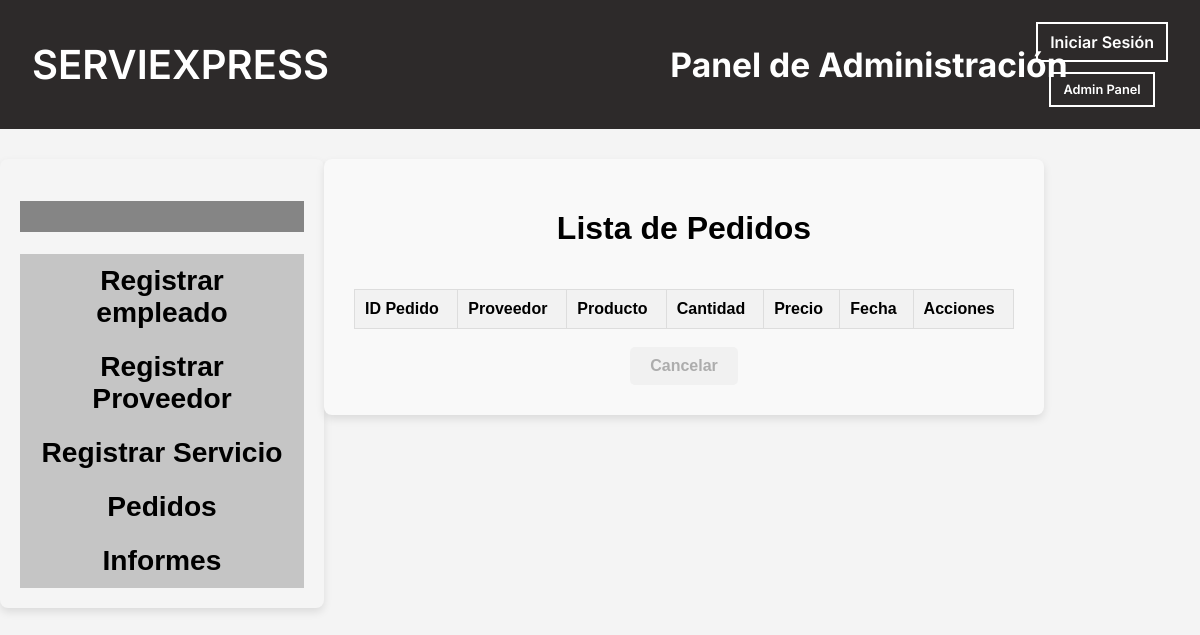
Page /verpedidos/ on the earlier database version.
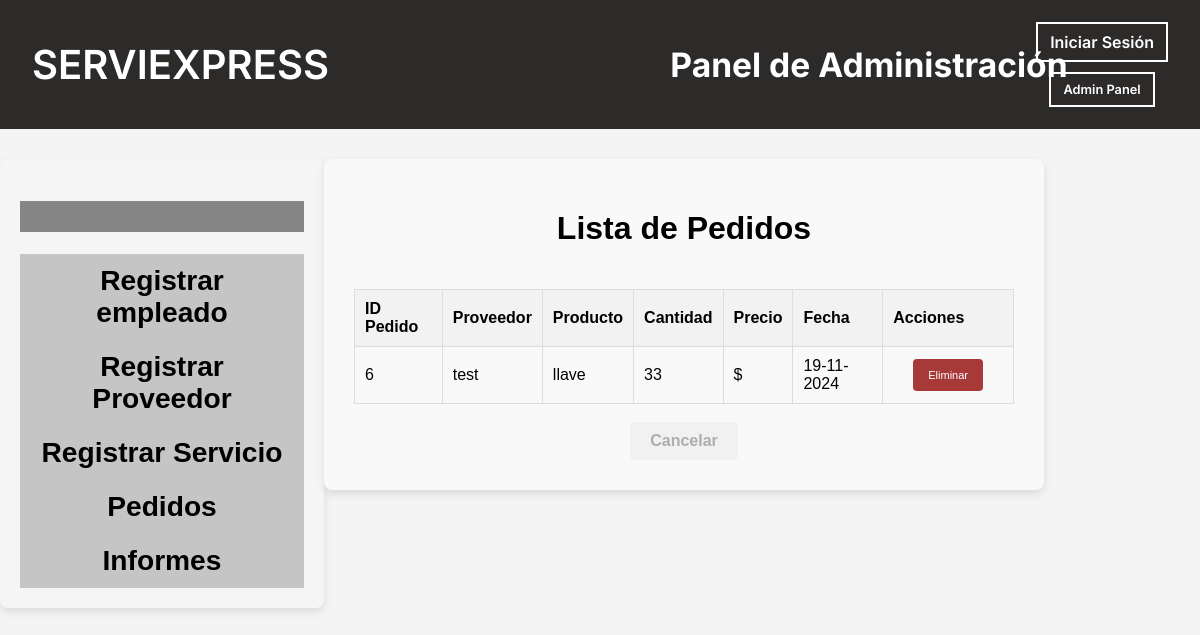
Same page on the later database version.
### coreapp/models.py (models this page shows, shortened)
class Pedido(models.Model):
    proveedor = models.ForeignKey('Proveedor', on_delete=models.CASCADE, related_name='pedidos')
    producto = models.ForeignKey('Producto', on_delete=models.CASCADE, related_name='pedidos')
    cantidad = models.PositiveIntegerField()
    fecha_pedido = models.DateTimeField(default=now)
    id_pedido = models.AutoField(primary_key=True)

class Proveedor(models.Model):
    empresa = models.CharField(max_length=100)
    correo = models.EmailField()
    rubro = models.CharField(max_length=100)

class Producto(models.Model):
    proveedor = models.ForeignKey(Proveedor, on_delete=models.CASCADE, related_name='productos')
    imagen = models.ImageField(upload_to='productos/', null=True, blank=True)
    nombre = models.CharField(max_length=100)
    cantidad = models.PositiveIntegerField()
    precio = models.DecimalField(max_digits=10, decimal_places=2, null=True, blank=True)

### coreapp/views.py (the view)
# urls.py: path('verpedidos/', views.vista_pedidos, name='verpedidos'),
def vista_pedidos(request):
    pedidos = Pedido.objects.all()
    return render(request, 'coreapp/panel/verpedidos.html', {'pedidos': pedidos})

### coreapp/templates/coreapp/panel/verpedidos.html (shortened to what this page needs)
{% load static %}
<!DOCTYPE html>
<html lang="es">
<head>
    <link rel="stylesheet" href="{% static 'coreapp/css/styles.css' %}">
    <link rel="stylesheet" href="{% static 'coreapp/css/adminpanel.css' %}">
    <link rel="stylesheet" href="{% static 'coreapp/css/popup.css' %}">
    <link rel="stylesheet" href="{% static 'coreapp/css/listapedidos.css' %}">
</head>
<body>
    <nav class="navbar">
        <div class="navbar-left">
            <a href="{% url 'home' %}" class="logo-link">
                <h1>SERVIEXPRESS</h1>
            </a>
            <div class="two-services">
                <h2>Panel de Administración</h2>
            </div>
        </div>
        <div class="navbar-right">
            {% if user.is_authenticated %}
                <span>Bienvenido, {{ user.nombre_completo }}</span>
                <a href="{% url 'logout' %}">
                    <button class="login-button">Cerrar Sesión</button>
                </a>
            {% else %}
                <a href="{% url 'login' %}">
                    <button class="login-button">Iniciar Sesión</button>
                </a>
                <a href="{% url 'adminlogin' %}">
                    <button class="admin-button">Admin Panel</button>
                </a>
            {% endif %}
        </div>
    </nav>
    <div class="main-container">
        <div class="services-container">
            <div class="name">
                <h2><span class="tittle">{{ user.username }}</span></h2>
            </div>
            <div class="recuadros">
                <a href="{% url 'registro_empleado' %}">
                    <button class="btn-panel">Registrar empleado</button>
                </a>
            </div>
            <div class="recuadros">
                <a href="{% url 'registro_proveedor' %}">
                    <button class="btn-panel">Registrar Proveedor</button>
                </a>
            </div>
            <div class="recuadros">
                <a href="{% url 'registro_servicio' %}">
                    <button class="btn-panel">Registrar Servicio</button>
                </a>
            </div>
            <div class="recuadros">
                <a href="{% url 'verpedidos' %}">
                    <button class="btn-panel">Pedidos</button>
                </a>
            </div>
            <div class="recuadros">
                <a href="{% url 'informes' %}">
                    <button class="btn-panel">Informes</button>
                </a>
            </div>
        </div>
        <div class="container2">
            <h1>Lista de Pedidos</h1>
            <table>
                <thead>
                    <tr>
                        <th>ID Pedido</th>
                        <th>Proveedor</th>
                        <th>Producto</th>
                        <th>Cantidad</th>
                        <th>Precio</th>
                        <th>Fecha</th>
                        <th>Acciones</th>
                    </tr>
                </thead>
                <tbody>
                    {% for pedido in pedidos %}
                        <tr>
                            <td>{{ pedido.id_pedido }}</td>
                            <td>{{ pedido.proveedor.empresa }}</td>
                            <td>{{ pedido.producto.nombre }}</td>
                            <td>{{ pedido.cantidad }}</td>
                            <td>${{ pedido.producto.precio|floatformat:0 }}</td>
                            <td>{{ pedido.fecha_pedido|date:"d-m-Y" }}</td>
                            <td>
                                <form action="{% url 'eliminar_pedido' pedido.id_pedido %}" method="post" style="display: inline;">
                                    <button type="submit" onclick="return confirm('¿Estás seguro de que deseas eliminar este pedido?')" class="btn-eliminar">Eliminar</button>
                                </form>
                            </td>
                        </tr>
                    {% endfor %}
                </tbody>
            </table>
            <br>
            <button class="cancelar-button" onclick="window.history.back()">Cancelar</button>
        </div>
    </div>
</body>
</html>

Differences in the rows shown:
added Pedido: id_pedido "6", proveedor.empresa "test", producto.nombre "llave", cantidad "33", fecha_pedido "19-11-2024"
